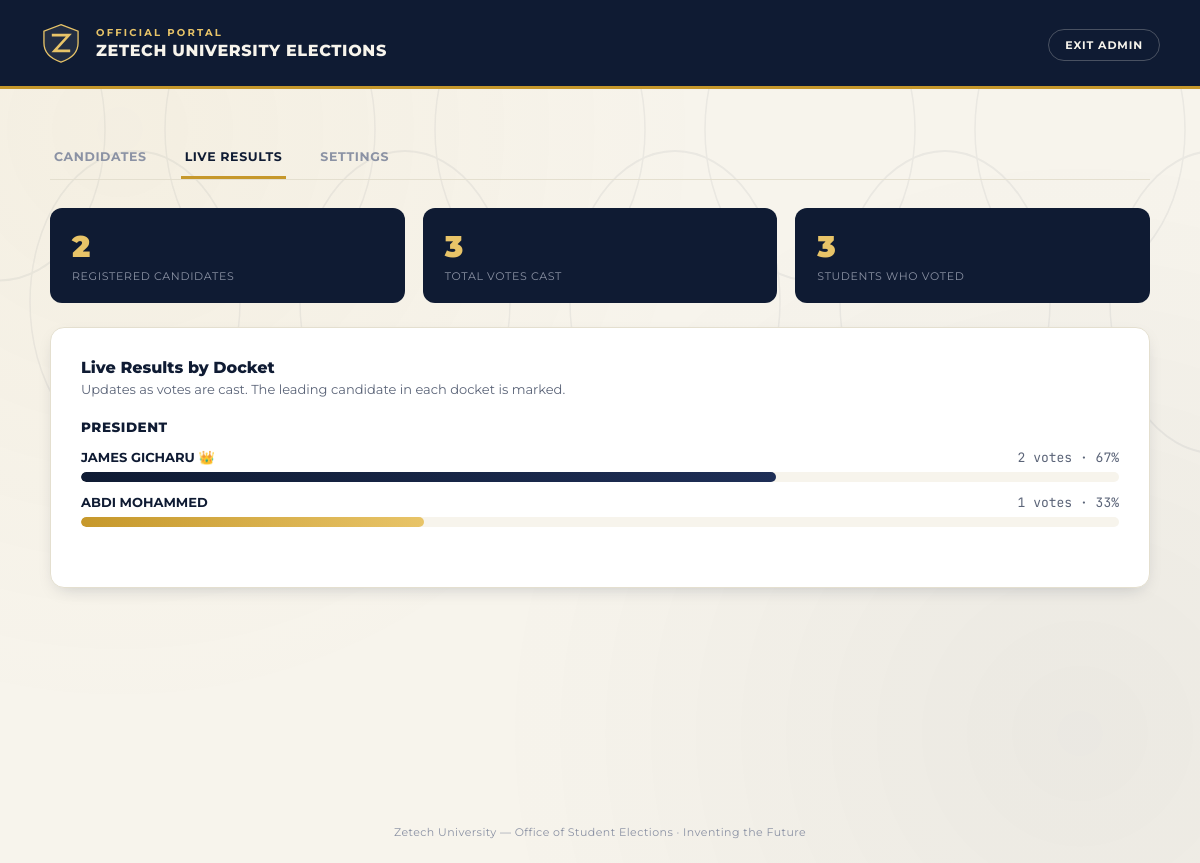
Screenshot of /admin/results (signed in) with the database file from the repository.
### tables this page shows
CREATE TABLE candidates (
    id            INTEGER PRIMARY KEY AUTOINCREMENT,
    name          TEXT NOT NULL,
    docket        TEXT NOT NULL,
    course_code   TEXT NOT NULL,
    photo_filename TEXT,
    votes         INTEGER NOT NULL DEFAULT 0,
    created_at    TEXT NOT NULL
);

### app.py (the view)
@app.route("/admin/results")
@admin_required
def admin_results():
    conn = get_db()
    try:
        candidates = conn.execute("SELECT * FROM candidates").fetchall()
        total_voters = conn.execute("SELECT COUNT(*) AS n FROM voted_admissions").fetchone()["n"]
    finally:
        conn.close()
    total_votes = sum(c["votes"] for c in candidates)
    results_by_docket = []
    for docket in DOCKETS:
        cands = sorted(
            [c for c in candidates if c["docket"] == docket],
            key=lambda c: c["votes"], reverse=True
        )
        if not cands:
            continue
        docket_total = sum(c["votes"] for c in cands) or 1
        top_votes = cands[0]["votes"]
        rows = [{
            "candidate": c,
            "pct": round((c["votes"] / docket_total) * 100),
            "is_leader": c["votes"] == top_votes and top_votes > 0,
        } for c in cands]
        results_by_docket.append({"docket": docket, "rows": rows})
    return render_template(
        "admin_results.html",
        total_candidates=len(candidates),
        total_votes=total_votes,
        total_voters=total_voters,
        results_by_docket=results_by_docket,
        active_tab="results",
    )

### app.py (called while the page is built)
def admin_required(view):
    @wraps(view)
    def wrapped(*args, **kwargs):
        if not session.get("is_admin"):
            flash("Please sign in as the returning officer to continue.", "error")
            return redirect(url_for("home"))
        return view(*args, **kwargs)
    return wrapped

@app.context_processor
def inject_globals():
    return {"dockets_all": DOCKETS, "courses_all": COURSES}

### database.py (called while the page is built)
def get_db():
    os.makedirs(os.path.dirname(DB_PATH), exist_ok=True)
    conn = sqlite3.connect(DB_PATH)
    conn.row_factory = sqlite3.Row
    conn.execute("PRAGMA foreign_keys = ON")
    return conn

### templates/admin_results.html (shortened to what this page needs)
{% extends "admin_base.html" %}
{% block admin_content %}
<div class="stat-row">
  <div class="stat-box"><div class="stat-num">{{ total_candidates }}</div><div class="stat-label">Registered Candidates</div></div>
  <div class="stat-box"><div class="stat-num">{{ total_votes }}</div><div class="stat-label">Total Votes Cast</div></div>
  <div class="stat-box"><div class="stat-num">{{ total_voters }}</div><div class="stat-label">Students Who Voted</div></div>
</div>
<div class="panel">
  <h3>Live Results by Docket</h3>
  <p class="sub">Updates as votes are cast. The leading candidate in each docket is marked.</p>
  {% for block in results_by_docket %}
  <div class="result-docket">
    <h4>{{ block.docket }}</h4>
    {% for row in block.rows %}
    <div class="result-row">
      <div class="rr-top">
        <span class="rr-name {{ 'leader' if row.is_leader else '' }}">{{ row.candidate['name'] }}</span>
        <span class="rr-pct">{{ row.candidate['votes'] }} votes &middot; {{ row.pct }}%</span>
      </div>
      <div class="bar-track"><div class="bar-fill {{ 'leader' if row.is_leader else '' }}" style="width:{{ row.pct }}%"></div></div>
    </div>
    {% endfor %}
  </div>
  {% endfor %}
</div>
{% endblock %}

### static/css/style.css (style rules this page uses)
:root { --navy:#0F1B33; --navy-2:#16244A; --navy-3:#1E2E56; --gold:#C6982B; --gold-light:#E8C468; --paper:#F7F4EC; --paper-line:#E4DFCF; --slate:#5B6478; --slate-light:#8B92A4; --success:#2F6B4F; --success-bg:#EEF6F1; --danger:#9A3B3B; --danger-bg:#FDF2F2; --white:#FFFFFF; --radius:14px; --shadow-lg: 0 24px 60px -20px rgba(15,27,51,0.35); --shadow-sm: 0 6px 18px -8px rgba(15,27,51,0.25); }
* { box-sizing:border-box; }
html,body { margin:0;padding:0; }
body { font-family:'Montserrat',sans-serif; background:var(--paper); color:var(--navy); min-height:100vh; -webkit-font-smoothing:antialiased; }
.panel { background:var(--white);border:1px solid var(--paper-line);border-radius:var(--radius);padding:30px;box-shadow:var(--shadow-sm); }
.panel h3 { font-size:16px;font-weight:800;margin:0 0 4px; }
.panel .sub { color:var(--slate);font-size:13px;margin:0 0 22px; }
.stat-row { display:grid;grid-template-columns:repeat(3,1fr);gap:18px;margin-bottom:24px; }
.stat-box { background:var(--navy);color:var(--paper);border-radius:12px;padding:20px 22px; }
.stat-box .stat-num { font-size:30px;font-weight:900;color:var(--gold-light); }
.stat-box .stat-label { font-size:11px;letter-spacing:.06em;text-transform:uppercase;color:var(--slate-light);margin-top:4px; }
.result-docket { margin-bottom:30px; }
.result-docket h4 { font-size:13.5px;font-weight:800;letter-spacing:.04em;text-transform:uppercase;margin:0 0 14px;color:var(--navy); }
.result-row { margin-bottom:12px; }
.result-row .rr-top { display:flex;justify-content:space-between;font-size:13px;margin-bottom:6px; }
.result-row .rr-name { font-weight:700; }
.result-row .rr-name.leader::after { content:" 👑"; }
.result-row .rr-pct { font-family:'JetBrains Mono',monospace;color:var(--slate); }
.bar-track { height:10px;background:var(--paper);border-radius:100px;overflow:hidden; }
.bar-fill { height:100%;background:linear-gradient(90deg,var(--gold) 0%, var(--gold-light) 100%);border-radius:100px;transition:width .5s ease; }
.bar-fill.leader { background:linear-gradient(90deg,var(--navy) 0%, var(--navy-3) 100%); }

### rows the page displays
candidates: candidate.name "JAMES GICHARU", candidate.votes "2"
candidates: candidate.name "ABDI MOHAMMED", candidate.votes "1"

### other values shown
{{ total_candidates }} "2"
{{ total_votes }} "3"
{{ total_voters }} "3"
{{ block.docket }} "PRESIDENT"
{{ row.pct }} "67" "33"
